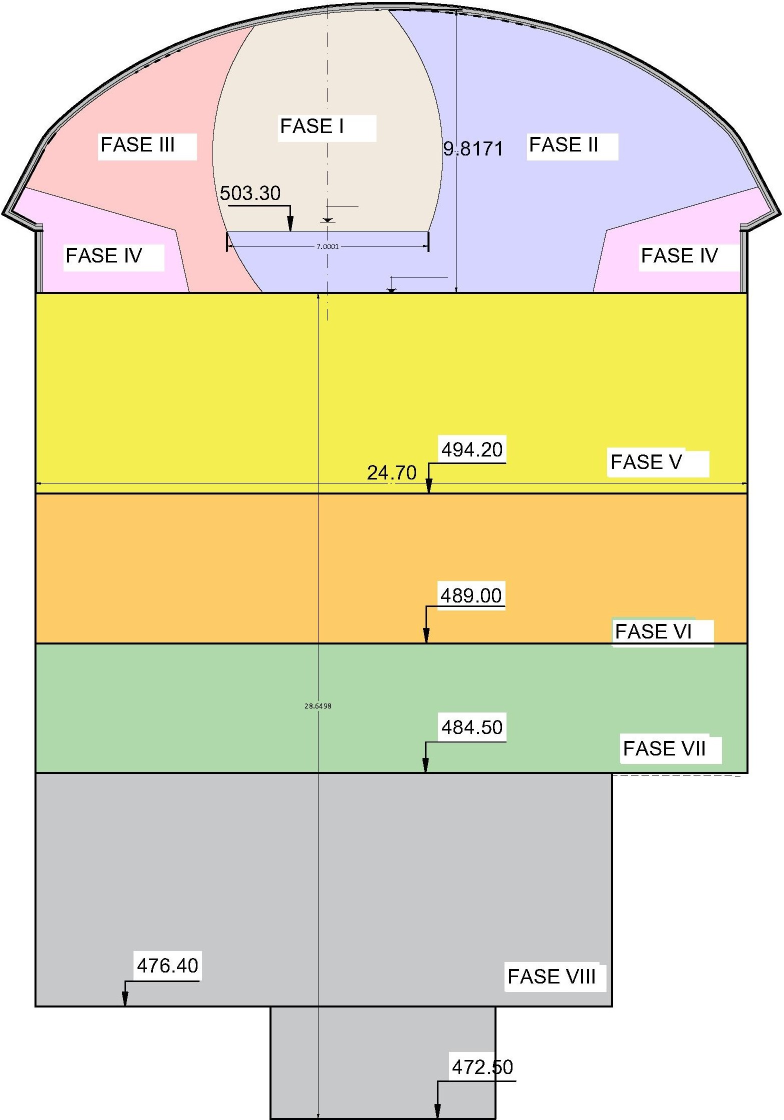
#> input picture geological-analysis-app/frente_excvacion_trafos.jpg, 1568 x 2240 px (shown at 1/2 size)
$ python -i image_processing.py   (imports and definitions only)
#> lines starting #> are read from the running program, lines starting #| are printed output that depends on the picture
from PIL import Image, ImageFilter, ImageDraw, ImageEnhance
import numpy as np
from typing import Dict, List, Tuple, Optional, Union
import json
import os

try:
    import cv2
    HAS_OPENCV = True
except ImportError:
    HAS_OPENCV = False
    print("OpenCV not available - using basic image processing")

try:
    from scipy import ndimage, spatial, cluster
    from scipy.ndimage import gaussian_filter, sobel, binary_erosion, binary_dilation
    from skimage import measure, morphology, segmentation, feature, filters
    from skimage.color import rgb2gray, rgb2hsv
    from skimage.util import img_as_ubyte, img_as_float
    HAS_SCIPY = True
    HAS_SKIMAGE = True
except ImportError:
    HAS_SCIPY = False
    HAS_SKIMAGE = False
    print("SciPy/scikit-image not available - using basic image processing")

# [20 lines left out: functions resize_image, apply_filter, not called in this run]

def image_to_array(image_path):
    """Convert image to numpy array for processing."""
    with Image.open(image_path) as img:
        return np.array(img)

# [4 lines left out: function save_array_as_image, not called in this run]

def get_image_dimensions(image_path):
    """Get image dimensions."""
#> called with image_path = '../../frente_excvacion_trafos.jpg'
    with Image.open(image_path) as img:
#> img is the input picture: PIL image 1568x2240 RGB; mean R, G, B 224.4, 219.3, 183.5
        return {'width': img.width, 'height': img.height}

# [138 lines left out: functions analyze_geological_image, enhance_geological_features, create_overlay_image, calculate_distance_pixels, not called in this run]

def pixels_to_real_distance(pixel_distance, scale_factor):
    """Convert pixel distance to real-world distance using scale factor."""
    return pixel_distance * scale_factor

# Enhanced geological image analysis functions

def analyze_geological_image_enhanced(image_path: str, analysis_options: Optional[Dict] = None) -> Dict:
    """
    Perform comprehensive geological analysis on image with enhanced capabilities.

    Parameters:
    -----------
    image_path : str
        Path to the geological image
    analysis_options : dict, optional
        Analysis configuration options

    Returns:
    --------
    dict
        Comprehensive analysis results
    """
    if analysis_options is None:
        analysis_options = {
            'detect_fractures': True,
            'analyze_phases': True,
            'calculate_porosity': True,
            'detect_minerals': True,
            'enhance_features': True
        }

    try:
        # Get basic image properties
        dimensions = get_image_dimensions(image_path)
#> dimensions = {'width': 1568, 'height': 2240}
        img_array = image_to_array(image_path)

        # Initialize results dictionary
        results = {
            'dimensions': dimensions,
            'channels': img_array.shape[2] if len(img_array.shape) > 2 else 1,
            'data_type': str(img_array.dtype),
            'file_path': image_path,
            'analysis_type': 'enhanced_geological',
            'features': {},
            'fracture_analysis': {},
            'phase_analysis': {},
            'mineral_analysis': {},
            'porosity_analysis': {}
        }

        # Enhanced analysis with OpenCV and SciPy
        if HAS_OPENCV and HAS_SCIPY:
            results.update(perform_advanced_analysis(img_array, analysis_options))
        elif HAS_OPENCV:
            results.update(perform_opencv_analysis(img_array, analysis_options))
        elif HAS_SCIPY:
            results.update(perform_scipy_analysis(img_array, analysis_options))
        else:
            results.update(perform_basic_analysis(img_array))

        # Calculate overall statistics
        results['statistics'] = calculate_image_statistics(img_array)

        return results

    except Exception as e:
        return {
            'error': str(e),
            'file_path': image_path,
            'analysis_type': 'failed'
        }

def perform_advanced_analysis(img_array: np.ndarray, options: Dict) -> Dict:
    """Perform advanced analysis using OpenCV and SciPy/scikit-image."""
    results = {}

    # Convert to grayscale for analysis
    if len(img_array.shape) > 2:
        gray = cv2.cvtColor(img_array, cv2.COLOR_RGB2GRAY)
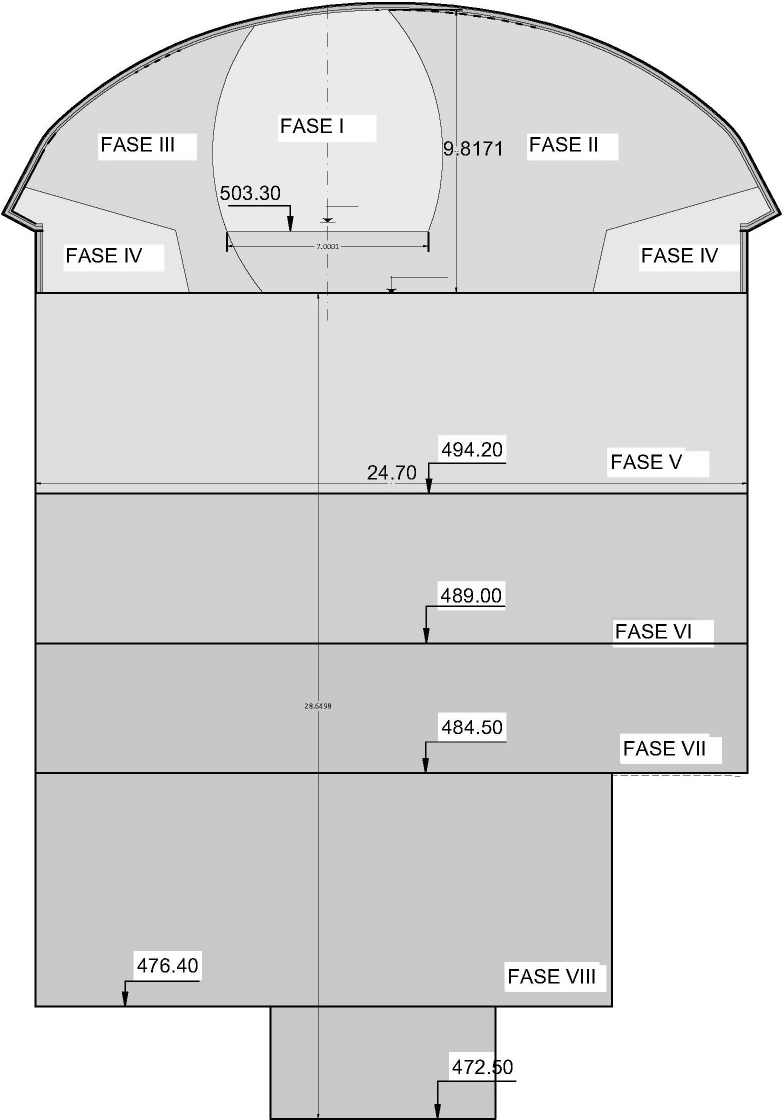
#> gray: shape (2240, 1568) (shown at 1/2 size); min 0, max 255, mean 216.8
    else:
        gray = img_array.copy()

    try:
        # Fracture detection
        if options.get('detect_fractures', True):
            results['fracture_analysis'] = detect_fractures_advanced(img_array, gray)

        # Phase analysis
        if options.get('analyze_phases', True):
            results['phase_analysis'] = analyze_phases_advanced(img_array)

        # Porosity analysis
        if options.get('calculate_porosity', True):
            results['porosity_analysis'] = calculate_porosity_advanced(img_array, gray)

        # Mineral detection
        if options.get('detect_minerals', True):
            results['mineral_analysis'] = detect_minerals_advanced(img_array)

        # Feature enhancement analysis
        if options.get('enhance_features', True):
            results['enhanced_features'] = analyze_enhanced_features(gray)

    except Exception as e:
        results['advanced_analysis_error'] = str(e)

    return results

# [74 lines left out: functions perform_opencv_analysis, perform_scipy_analysis, perform_basic_analysis, not called in this run]

def calculate_image_statistics(img_array: np.ndarray) -> Dict:
    """Calculate comprehensive image statistics."""
    stats = {
        'shape': img_array.shape,
        'size_mb': img_array.nbytes / (1024 * 1024),
        'dtype': str(img_array.dtype)
    }
#> stats = {'shape': (2240, 1568, 3), 'size_mb': 10.05, 'dtype': 'uint8'}

    if len(img_array.shape) > 2:
        # Color image statistics
        for i, channel in enumerate(['R', 'G', 'B'][:img_array.shape[2]]):
            channel_data = img_array[:, :, i]
            stats[f'{channel}_channel'] = {
                'mean': float(np.mean(channel_data)),
                'std': float(np.std(channel_data)),
                'min': float(np.min(channel_data)),
                'max': float(np.max(channel_data))
            }
#> this loop made 3 passes
#> pass 1, in calculate_image_statistics, `channel_data = img_array[:, :, i]`:
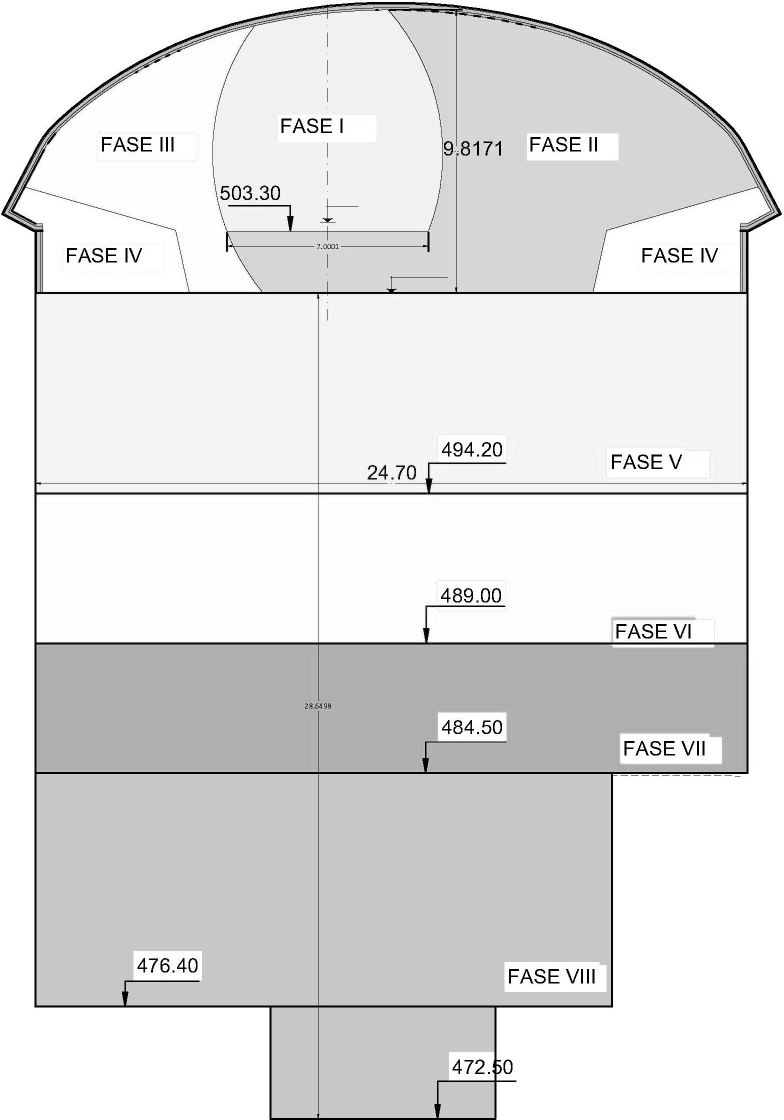
#> channel_data: shape (2240, 1568) (shown at 1/2 size); min 0, max 255, mean 224.4
#> pass 3, in calculate_image_statistics, `channel_data = img_array[:, :, i]`:
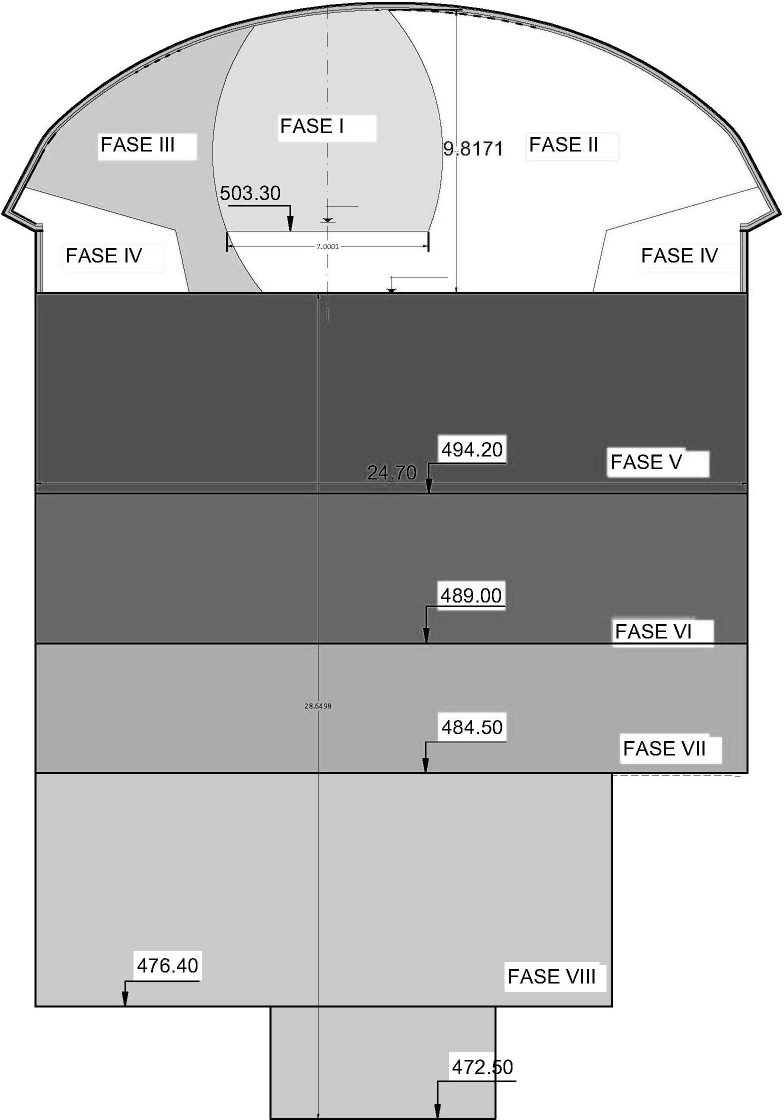
#> channel_data: shape (2240, 1568) (shown at 1/2 size); min 0, max 255, mean 183.5
#> after the loop, stats = 6 items
    else:
        # Grayscale statistics
        stats['grayscale'] = {
            'mean': float(np.mean(img_array)),
            'std': float(np.std(img_array)),
            'min': float(np.min(img_array)),
            'max': float(np.max(img_array))
        }

    return stats

# Additional helper functions would be defined here...
# (Due to length constraints, I'm including key functions only)

>>> result = analyze_geological_image_enhanced('../../frente_excvacion_trafos.jpg')
#> result = 12 items
